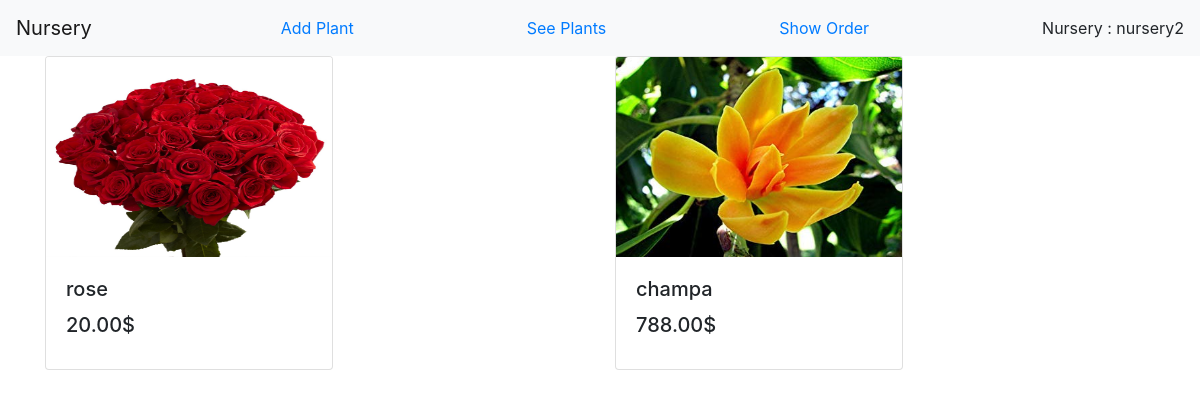
The page /show_plant (signed in) on the database its author committed.
### nurseries/models.py (models this page shows)
class Owner(models.Model) :
    owner = models.OneToOneField(User,on_delete=models.CASCADE)
    nursery_name = models.CharField(default="None",max_length=100, null=True)

class Plant(models.Model) :
    id = models.AutoField(primary_key=True)
    owner = models.ForeignKey(Owner,on_delete=models.CASCADE, null=True)
    image = models.ImageField(upload_to='plant_images', blank=True)
    name = models.CharField(default="None",max_length=100, null=True)
    price = models.DecimalField(max_digits=11, decimal_places=2)

### nurseries/views/owner_views.py (the view)
# urls.py: path("show_plant",owner_views.show_plant,name="show_plant"),
def show_plant(request) :
    if request.user.is_authenticated :
        owner = Owner.objects.get(owner__username = request.user.username)
        owner_plants = Plant.objects.filter(owner__owner = request.user)
        params = {
            'owner_plants' : owner_plants,
            'owner' : owner
        }
        return render(request, 'show_plant.html', params)
    else :
        return HttpResponse("You are not a login user !!")

### nurseries/templates/show_plant.html (shortened to what this page needs)
{% load static %}
<!doctype html>
<html lang="en">
  <head>
    <link rel="stylesheet" href="https://stackpath.bootstrapcdn.com/bootstrap/4.3.1/css/bootstrap.min.css">
    <link rel="stylesheet" href="https://cdnjs.cloudflare.com/ajax/libs/font-awesome/4.7.0/css/font-awesome.min.css">
  </head>
  <body>
    <nav class="navbar navbar-light bg-light">
      <a class="navbar-brand" href="#">Nursery</a>
      <a href="add_plant">Add Plant</a>
      <a href="show_plant">See Plants</a>
      <a href="show_order">Show Order</a>
      Nursery :  {{owner.nursery_name}}
  </nav>
    <div class="container">
        <div class="row">
          {% for owner_plant in owner_plants %}
          <div class="col">
            <div class="card" style="width: 18rem;">
                <img src="{{owner_plant.image.url}}" class="card-img-top" alt="..." height="200px">
                <div class="card-body">
                  <h5 class="card-title">{{owner_plant.name}}</h5>
                  <h5 class="card-title">{{owner_plant.price}}$</h5>
                </div>
              </div>
          </div>
          {% endfor %}
          </div>
        </div>
  </body>
</html>

### rows shown on the page
Owner: nursery_name "nursery2"
Plant: image (picture), name "rose", price "20.00"
Plant: image (picture), name "champa", price "788.00"
